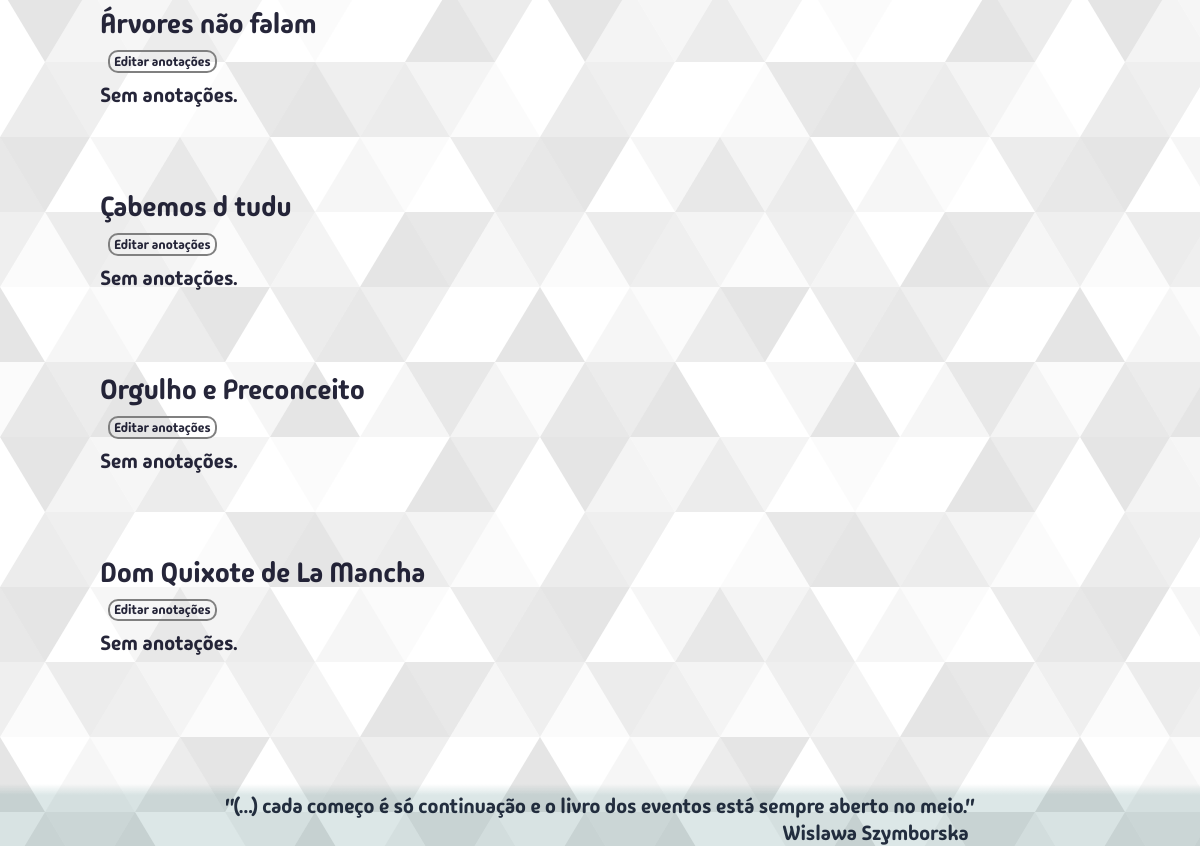
Page /minhasanotacoes/naolidos/ (lower part) on the earlier database version.
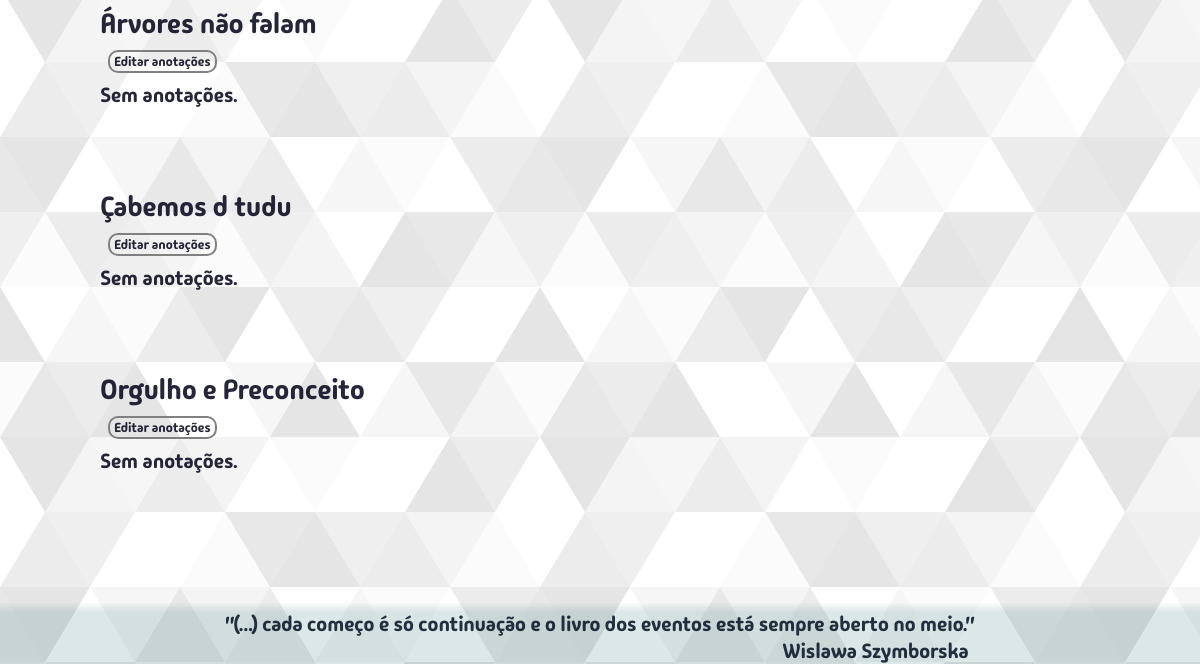
Same page on the later database version.
### bibm/models.py (models this page shows, shortened)
class Livro(models.Model):
    titulo = models.CharField(max_length=300, unique=True)
    editora = models.CharField(max_length=300, blank=True, null=True)
    autor = models.ForeignKey(Autor, on_delete=models.SET_DEFAULT, default=1)
    genero = models.ForeignKey(Genero, on_delete=models.SET_DEFAULT, default=1)
    tema = models.CharField(max_length=600, blank=True, null=True)
    lendo = models.BooleanField(default=False)
    lido = models.BooleanField(default=False)
    data_leitura = models.DateField(blank=True, null=True)
    leria_de_novo = models.BooleanField(default=False)
    notas = [(1,"1"),(2,"2"),(3,"3"),(4,"4"),(5,"5"),(6,"6"),(7,"7"),(8,"8"),(9,"9"),(10,"10")]
    classificacao = models.IntegerField(choices=notas, blank=True, null=True)
    endereco = models.ForeignKey(Endereco, on_delete=models.SET_NULL, blank=True, null=True)
    data_compra = models.DateField(null=True)
    regiao = models.ForeignKey(Regiao, on_delete=models.SET_DEFAULT, default=2)
    comentario = models.TextField(blank=True, null=True)
    planejamento = models.PositiveIntegerField(unique=True, blank=True, null=True)

### bibm/views/views_anotacoes_historico.py (the view, shortened to what this page needs)
# urls.py: path("minhasanotacoes/<filtro>/", views.minhas_anotacoes, name="minhas_anotacoes"),
def minhas_anotacoes(request, filtro):
    termo_busca = request.GET.get("q", "").strip()
    ordem_alfabetica_lista = ["a","b","c","d","e","f","g","h","i","j","k","l","m","n","o","p",
                              "q","r","s","t","u","v","w","x","y","z","0-9..."]
    filtros = {
        "lidos": "Lidos",
        "todos": "Todos",
        "naolidos": "Não lidos",
        "lidoeleriadenovo": "Lido e Leria de novo"
    }
    if termo_busca == "":
        if filtro[:5] == "todos":
            meus_livros = Livro.objects.all().annotate(
                ultima_anotacao=Max("anotacao__data_inclusao")
            ).order_by("-ultima_anotacao")
            filtro_letra = filtro[5:]
            filtro = "todos"
        if filtro[:8] == "naolidos":
            meus_livros = Livro.objects.filter(lido=False).annotate(
                ultima_anotacao=Max("anotacao__data_inclusao")
            ).order_by("-ultima_anotacao")
            filtro_letra = filtro[8:]
            filtro = "naolidos"
        elif filtro[:5] == "lidos":
            meus_livros = Livro.objects.filter(lido=True).annotate(
                ultima_anotacao=Max("anotacao__data_inclusao")
            ).order_by("-ultima_anotacao")
            filtro_letra = filtro[5:]
            filtro = "lidos"
        elif filtro[:16] == "lidoeleriadenovo":
            meus_livros = Livro.objects.filter(lido=True, leria_de_novo=True).annotate(
                ultima_anotacao=Max("anotacao__data_inclusao")
            ).order_by("-ultima_anotacao")
            filtro_letra = filtro[16:]
            filtro = "lidoeleriadenovo"
    anotacoes = []
    for livro in meus_livros:
        anot = Anotacao.objects.filter(livro__id=livro.id)
        anotacoes.append((livro, anot))
    context = {
        "filtro": filtro,
        "caller": "minhas_anotacoes",
        "filtros": filtros,
        "ordem_alfabetica_lista": ordem_alfabetica_lista,
        "classe_btn":"btn-azul",
        "anotacoes_livros": anotacoes,
        "filtro_letra": filtro_letra,
    }
    return render(request, "bibm/pages/minhasAnotacoes.html", context)

### bibm/templates/bibm/pages/minhasAnotacoes.html (shortened to what this page needs)
{% extends "bibm/estru.html" %}
{% load static %}
{% block content %}
  {% for anot_livro, anotacoes in anotacoes_livros %}
    <div class="anotacoes-livro-box">
      <div class="titulo-livro-anotacoes">{{anot_livro.titulo}}</div>
      <form action="{% url "bibm:add_anotacao" anot_livro.id %}" method="get">
        <button type="submit" class="btn-pequeno btn-verde">Editar anotações</button>
      </form>
      <div class="anotacoes-individuais-box">
        {% for anotacao in anotacoes %}
          <div class="anotacao-individual">
            <div class="anotacao-data">{{anotacao.data_inclusao}}</div>
            <div class="anotacao-anotacao">{{anotacao.anotacao}}</div>
          </div>
        {% empty %}
          Sem anotações.
        {% endfor %}
      </div>
    </div>
  {% empty %}
    Sem resultados
  {% endfor %}
{% endblock content %}

### bibm/templates/bibm/estru.html (shortened to what this page needs)
{% load static %}
<!DOCTYPE html>
<html lang="pt-BR">
<head>
	<link rel="stylesheet" href="{% static 'bibm/css/estilos.css' %}">
	<link rel="stylesheet" href="{% static 'bibm/css/searchBox.css' %}">
	<link rel="stylesheet" href="{% static 'bibm/css/addUmLivro.css' %}">
	<link rel="stylesheet" href="{% static 'bibm/css/livroDetalheForm.css' %}">
	<link rel="stylesheet" href="{% static 'bibm/css/anotacoes.css' %}">
	<link rel="stylesheet" href="{% static 'bibm/css/botoes.css' %}">
	<link rel="stylesheet" href="{% static 'bibm/css/mapaDaBibli.css' %}">
	<link rel="stylesheet" href="{% static 'bibm/css/anotacoesHistorico.css' %}">
	<link rel="stylesheet" href="{% static 'bibm/css/genericos.css' %}">
	<link rel="stylesheet" href="{% static 'bibm/css/media.css' %}">
</head>
<body>
		<aside class="madimi-one-regular main-bg section">
			<div class="maxwidth">
			{% block content %}
			{% endblock content %}
		</div>
		<div class="espaco-embaixo"></div>
		<footer class="rodape">
			<div class="frase-rodape-container">
				<p class="frase-rodape">"(...) cada começo é só continuação e o livro dos eventos está sempre aberto no meio."</p>
				<p class="autor-rodape">Wislawa Szymborska</p>
			</div>
		</footer>
	</aside>
</body>
</html>

### bibm/templates/bibm/partials/messages.html (shortened to what this page needs)
{% load static %}

### bibm/static/bibm/css/estilos.css (style rules this page uses)
:root { --vermelho: 21; --verde: 95; --azul: 95; --cor-do-titulo: rgba(var(--vermelho), var(--verde), var(--azul), 0.15); --cod-do-titulo-bottom: rgba(var(--vermelho), var(--verde), var(--azul), 0); --azul-livro-atual: #4a9e9771; --verde-livro-atual: #07691c71; --vermelho-livro-atual: #b1432771; --cor-da-borda: gray; --recuo-padrao: calc(80vw + 2rem); --color-primary: #269fe6; --color-white: #fff; --color-escrita-padrao: rgba(0, 0, 24, 0.85); }
* { margin: 0; padding: 0; }
html { font-size: 62.5%; }
body { font-size: calc(1.2rem + 0.7vw); overflow: hidden auto; }
button { position: inherit; border: none; font-family: inherit; background: none; color: inherit; }
.espaco-embaixo { display: flex; position: relative; bottom: 0; padding-top: 15rem; }
.rodape { display: flex; position: absolute; bottom: 0; width: 100vw; text-align: center; margin: 0; padding: 0; padding-top: 1.5rem; }
.rodape::after { content: ""; position: absolute; bottom: 0; left: 0; width: 100%; height: 75%; background: var(--cor-do-titulo); }
.rodape::before { content: ""; position: absolute; bottom: 75%; left: 0; width: 100%; height: 15%; background: linear-gradient(var(--cod-do-titulo-bottom), var(--cor-do-titulo)); }
.frase-rodape-container { position: relative; margin: 0 auto; width: fit-content; }
.frase-rodape { padding: 0 3vw; }
.autor-rodape { position: inherit; text-align: right; padding: 0 3.5vw; }

### bibm/static/bibm/css/botoes.css (style rules this page uses)
.btn-pequeno { position: relative; place-self: center; border: .2rem solid var(--cor-da-borda); width: fit-content; height: fit-content; border-radius: 1rem; font-family: inherit; font-size: calc(.6rem + .6vw); transition: all 300ms ease-in-out; padding: .09rem .4rem; margin: 0.8rem; }

### bibm/static/bibm/css/anotacoesHistorico.css (style rules this page uses)
.titulo-livro-anotacoes { font-size: calc(1.8rem + 0.8vw); }
.anotacoes-livro-box { padding: 4rem; }
.anotacoes-individuais-box { display: flex; flex-flow: column; }

### bibm/static/bibm/css/genericos.css (style rules this page uses)
.main-bg { background-image: url("..\\img\\subtle-prism.svg"); background-repeat: no-repeat; background-size: cover; background-attachment: fixed; background-position: center; padding: 0; margin: 0; }
.madimi-one-regular { font-family: "Madimi One", sans-serif; font-weight: 400; font-style: normal; color: rgba(0, 0, 24, 0.85); margin: 0; padding: 0; }
.maxwidth { padding: 0 5vw; margin: 0 auto; position: relative; }
.section { min-height: 100vh; position:relative; padding: 0; margin: 0; }

Differences in the rows shown:
no longer on this page (row edited): Livro: titulo "Dom Quixote de La Mancha"
